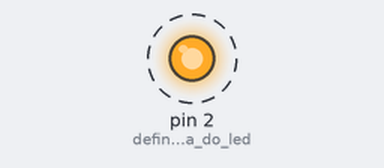
This program was run on a simulated Arduino Uno, built with avr-gcc and run on an emulated ATmega328P. Parts: output pins drawn as LEDs (lit = HIGH). Dashed ring = blinking. What the program prints to the serial monitor is not drawn.

Above: at 0.05 s.
Timing chart, 0 to 3.0 s (numbered marks = the images above):
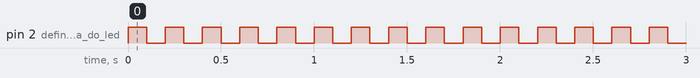

The program:

main.cpp
```cpp
#include <Arduino.h>// biblioteca do arduino

const int pinBotao = 3; // constante inteira que define o botao

void ligaLed(int); // variavel inteira que ligao led
void desligaLed(int);// variavel inteira que desliga o led
void piscaLed(int, unsigned long);// variavel que ira piscar o led
int somaDeDoisNumeros(int, int); // variavel inteira que ira fazer uma soma

void setup()
{
  pinMode(2, OUTPUT); //definiu a saida do led
  Serial.begin(9600); // velocidade
}

void loop()
{
  piscaLed(2, 100); // numero do led + o tempo que  ira piscar
  int resultadosDaSoma = somaDeDoisNumeros(4, 8); // variavel inteira que ira somar dois numeros
  Serial.println(resultadosDaSoma); // ira mostrar o resultado da soma
}

void ligaLed(int pin) // funcão que liga o led do tipo inteira
{
  digitalWrite(pin, HIGH); // funcão que liga o led com o pino definido
}

void desligaLed(int pin) // funcão que desliga o led do tipo inteira
{
  digitalWrite(pin, LOW); // funcão que desliga o led com o pino definido
}

void piscaLed(int pin, unsigned long tempo) // funcão que pisca o led com uma variavel inteira e de tempo
{
  ligaLed(pin); // funcão que liga o led com o pino definido
  delay(tempo); // funcão para parar um codigo
  desligaLed(pin); // funcão que desliga o led com o pino definido
  delay(tempo); // funcão para parar um codigo
}
int somaDeDoisNumeros(int numeroA, int numeroB) // funcão com uma variavel inteira da soma de dois numeros , com duas variaveis inteiras com numeroA e numero B
{
  int resultado = numeroA + numeroB; // variavel inteira resultado da soma de numeroA + numeroB
  return resultado; // mostrara o resultado
}
```

Measured:
- by itself, pin 2 (definiu_a_saida_do_led): alternates HIGH for 0.10 s and LOW for 0.10 s
